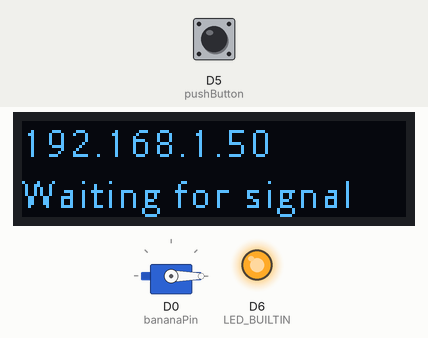
Recording of a sketch running on a simulated Arduino MKR. Shown: servo, 128×32 one-colour display, output pins drawn as LEDs (lit = HIGH). Inputs (shaded band) come from the test bench; at power-on: D5 (pushButton) HIGH. WiFi joins after 1.5 s; servers stay silent unless stated; the local clock reads 2024-03-15 10:24:30 at power-on unless the sketch sets it; storage starts empty; not simulated (calls return 0 or success): arduino_secrets.h; what the sketch prints to the serial monitor is not drawn.

Above: at 5.7 s.
5.8 s: D5 (pushButton) pulled LOW for 0.15 s
At 5.97 s:
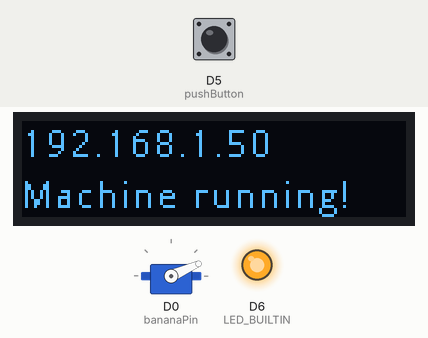
6.5 s: D5 (pushButton) pulled LOW for 1 s
At 8.8 s:
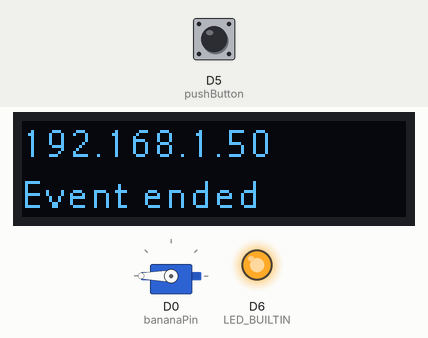
9.2 s: D5 (pushButton) pulled LOW for 0.15 s
At 9.66 s:
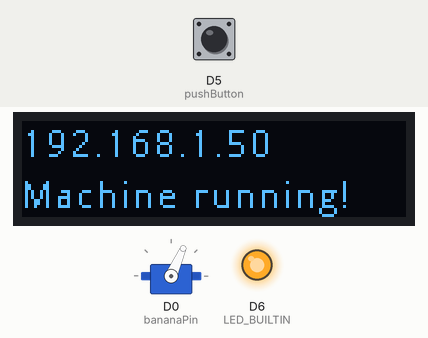
Timing chart, 0 to 12.2 s (numbered marks = the images above; inputs shaded):
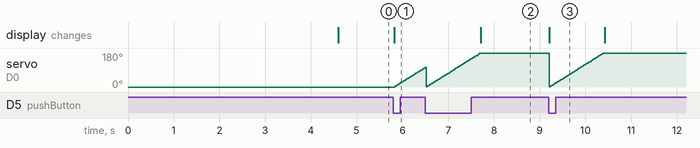

Measured:
- after the input at 5.8 s, servo on D0 (bananaPin): moves from 0° to 104° over 0.66 s, starting at once; the display: changes at once (image 1)
- after the input at 9.2 s, the display: changes at once (image 3)

The sketch:

RubeServer.ino
```cpp
/*
  Rube Goldberg web server

  When it gets an HTTP request with the right type of request
  for the right path, and with the right body, it starts a countdown
  until the launch time. Then it runs a launch function.

  The parts you care about are:
  void startMachine() {
   runs when the machine is supposed to start

change this for your location, always in UTC. If you need an epoch converter,
use https://www.epochconverter.com/

  Be sure to add a file arduino_secrets.h with:
  #define SECRET_SSID // your network SSID (name)
  #define SECRET_PASS // your network password
  #define SECRET_PATH // verb and path
  #define SECRET_BODY // string for the body of the request
  #define SECRET_LAUNCHTIME  // start time in UTC epoch

  created 12 April 2019
  modified 26 April 2019
  by Tom Igoe
*/

#include <SPI.h>
//#include <WiFi101.h>  // if you are using a MKR 1000
#include <WiFiNINA.h>   // or a MKR 1010
#include <SD.h>
#include "arduino_secrets.h"
#include <RTCZero.h>
#include <Servo.h>

// for the OLED display:
#include <Wire.h>
#include <Adafruit_SSD1306.h>
#include <Adafruit_GFX.h>
#include "font.h"

WiFiServer server(80);  // make an instance of the server class
int reconnects = 0;     // how many times you've reconnected to network

// realtime clock:
RTCZero rtc;

// OLED display:
#define SCREEN_WIDTH 128 // OLED display width, in pixels
#define SCREEN_HEIGHT 32 // OLED display height, in pixels
#define OLED_RESET    -1 // Reset pin # (or -1 if sharing Arduino reset pin)
Adafruit_SSD1306 display(SCREEN_WIDTH, SCREEN_HEIGHT, &Wire, OLED_RESET);

// SD card:
const int SD_CHIP_SELECT = 4;
String logFile = "DATALOG.CSV";  // data file name
bool SDAvailable = false;        // SD card slot working?
bool displayAvailable = false;    // display working?
volatile bool logWritten = false;// log entry written?

const int bananaPin = 0;        // pin number for the banana servo
int bananaAngle = 0;            // banana starting angle
long lastServoMove = 0;         // last time the servo was updated
Servo bananaServo;              // servo instance for banana

// possible system statuses:
const int RUBE_WAITING = 0;       // waiting for HTTP request
const int RUBE_COUNTING = 1;      // counting down to end
const int RUBE_RUNNING = 2;       // running the local activity
const int RUBE_FINISHED = 3;      // finished
int systemStatus = RUBE_WAITING;

const int pushButton = 5;       // emergency pushbutton to trigger event

void setup() {

  // initialize banana servo:
  bananaServo.attach(bananaPin);
  bananaServo.write(bananaAngle);

  pinMode(LED_BUILTIN, OUTPUT);
  // pushbutton activates system in an emergency:
  pinMode(pushButton, INPUT_PULLUP);
  // trigger the start when the button goes low:
  attachInterrupt(digitalPinToInterrupt(pushButton), startMachine, FALLING);

  Serial.begin(9600);// initialize serial communications

  // initialize the display library:
  displayAvailable = display.begin(SSD1306_SWITCHCAPVCC, 0x3C);
  Serial.println("display working: " + String(displayAvailable));
  // initialize SD card:
  SDAvailable = SD.begin(SD_CHIP_SELECT);
  Serial.println("Card working: " + String(SDAvailable));
  // if either is not working, stop:
  while (!displayAvailable || !SDAvailable) {
    // stop and do nothing
  }

  // open the data file:
  File dataFile = SD.open(logFile, FILE_WRITE);
  // write a header to the file:
  if (dataFile) {
    dataFile.println("date:,time, client IP");
    dataFile.close();
  }

  // start realtime clock:
  rtc.begin();
  // connect:
  connectToNetwork();
  // When you're connected, start the server
  server.begin();

  // print out the device's network status
  Serial.print("To see this device's web interface, go to http://");
  IPAddress ip = WiFi.localIP();
  Serial.println(ip);
  Serial.println(getTimeStamp());
}

void loop() {
  String statusMessage = "";
  // state machine, of sorts:
  switch (systemStatus) {
    case RUBE_WAITING:  // wait for trigger, display "waiting for request"
      statusMessage = "Waiting for signal";
      break;
    case RUBE_COUNTING:  // count down, display time left
      statusMessage = "T minus " + timeLeft();
      break;
    case  RUBE_RUNNING: // run servo
      statusMessage = "Machine running!";
      // increment banana angle, but constrain to 0-180:
      bananaAngle = constrain(bananaAngle++, 0, 180);
      // when you reach the end, stop the banana:
      if (bananaAngle == 180) {
        systemStatus = RUBE_FINISHED;
      }
      break;
    case RUBE_FINISHED: // display "event ended"
      statusMessage = "Event ended";
      break;

  }

  // show the status:
  displayWrite(statusMessage);

  // update the servo no matter what:
  if (millis() - lastServoMove > 20) {
    // write to the servo:
    bananaServo.write(bananaAngle);
    lastServoMove = millis();
  }

  // if you're not connected to Wifi, reconnect:
  if (WiFi.status() != WL_CONNECTED) {
    digitalWrite(LED_BUILTIN, LOW);
    connectToNetwork();
  }

  // listen for incoming clients
  WiFiClient client = server.available();
  // while the client is connected,
  while (client.connected()) {
    // display that you're responding to client:
    displayWrite("Responding to client");
    // and there are incoming bytes to read,
    if (client.available()) {
      // print out client info:
      Serial.print("client address: ");
      Serial.println(client.remoteIP());

      // Log client address to the data file:
      File dataFile = SD.open(logFile, FILE_WRITE);
      // write a header to the file:
      if (dataFile) {
        dataFile.print(getDateStamp());
        dataFile.print(",");
        dataFile.print(getTimeStamp());
        dataFile.print(",");
        dataFile.println(client.remoteIP());
        dataFile.close();
      }

      // if it's the right kind of request and the right body:
      if (client.find(SECRET_PATH)) {
        if (client.find(SECRET_BODY)) {

          // if you're not already counting down:
          if (systemStatus != RUBE_COUNTING) {
            // enable the countdown:
            systemStatus = RUBE_COUNTING;
            // set alarm for launch time:
            rtc.setAlarmEpoch(SECRET_LAUNCHTIME);
            rtc.enableAlarm(rtc.MATCH_HHMMSS);
            // attach the function to run at launch:
            rtc.attachInterrupt(startMachine);
            Serial.println("starting countdown");
          }
        }
      }
      // print a response back to the client:
      client.println("HTTP 200 OK\n"); // send an HTTP response
      client.println("\n\n"); // send an HTTP response
      client.print("Thanks. time at our end: "); // send an HTTP response
      client.println(getTimeStamp()); // send an HTTP response
      client.println("Status: " + statusMessage);

      // wait a little before disconnecting them:
      delay(10);                       // give the server time to get the data
      if (client.connected()) {        // if the client's still connected
        client.stop();                 // disconnect the client
      }
    }
  }
}

void connectToNetwork() {
  displayWrite("connecting");
  // try to connect to the network:
  while ( WiFi.status() != WL_CONNECTED) {
    //Connect to WPA / WPA2 network:
    Serial.println("connecting to: " + String(SECRET_SSID));
    WiFi.begin(SECRET_SSID, SECRET_PASS);
    delay(2000);
  }
  // You're connected, turn on the LED:
  digitalWrite(LED_BUILTIN, HIGH);

  // set the time from the network:
  unsigned long epoch;
  do {
    epoch = WiFi.getTime();
    delay(1000);
  } while (epoch == 0);

  rtc.setEpoch(epoch);

  // increment the reconnect count:
  reconnects++;
}

// format the time as hh:mm:ss
String getTimeStamp() {
  String timestamp = "";
  if (rtc.getHours() <= 9) timestamp += "0";
  timestamp += rtc.getHours();
  timestamp += ":";
  if (rtc.getMinutes() <= 9) timestamp += "0";
  timestamp += rtc.getMinutes();
  timestamp += ":";
  if (rtc.getSeconds() <= 9) timestamp += "0";
  timestamp += rtc.getSeconds();
  timestamp += " UTC";
  return timestamp;
}


// format the date as dd-mm-yyyy:
String getDateStamp() {
  String datestamp = "";
  if (rtc.getDay() <= 9) datestamp += "0";
  datestamp += rtc.getDay();
  datestamp += "-";
  if (rtc.getMonth() <= 9) datestamp += "0";
  datestamp += rtc.getMonth();
  // add century:
  datestamp += "-20";
  if (rtc.getYear() <= 9) datestamp += "0";
  datestamp += rtc.getYear();
  return datestamp;
}

// this function runs once a second from when the server
// gets a good hit to when the machine is supposed to start:

String timeLeft() {
  String result = "";
  // get the diff between the SECRET_LAUNCHTIME as an epoch
  // and the current time as an epoch:
  long remaining = SECRET_LAUNCHTIME - rtc.getEpoch();
  if ( remaining < 0) {
    startMachine();
    systemStatus = RUBE_RUNNING;
  }
  // separate out days, hours, minutes, seconds:
  int days = remaining / 60 / 60 / 24;
  int hours = remaining / 60 / 60 % 24;
  int minutes = remaining / 60 % 60;
  int seconds = remaining % 60;
  // assemble a string:
  result += String(days) + ":";
  if (hours <= 9) result += "0";
  result += String(hours) + ":";
  if (minutes <= 9) result += "0";
  result += String(minutes)  + ":";
  if (seconds <= 9) result += "0";
  result += String(seconds);
  // return it:
  return result;
}

// this function runs when the machine is supposed to start:
void startMachine() {
  Serial.println("Go Rube! Go Rube! It's your birthday!");
  systemStatus = RUBE_RUNNING;
  bananaAngle = 0;
}

// write a string to the OLED display:
void displayWrite(String message) {
  display.setFont(&Open_Sans_Light_12);
  display.clearDisplay();
  display.setTextColor(WHITE);
  display.setCursor(0, 12);
  display.println(WiFi.localIP());
  display.print(message);
  display.display();
}
```

Source omitted: font.h (data table, 8543 bytes)
